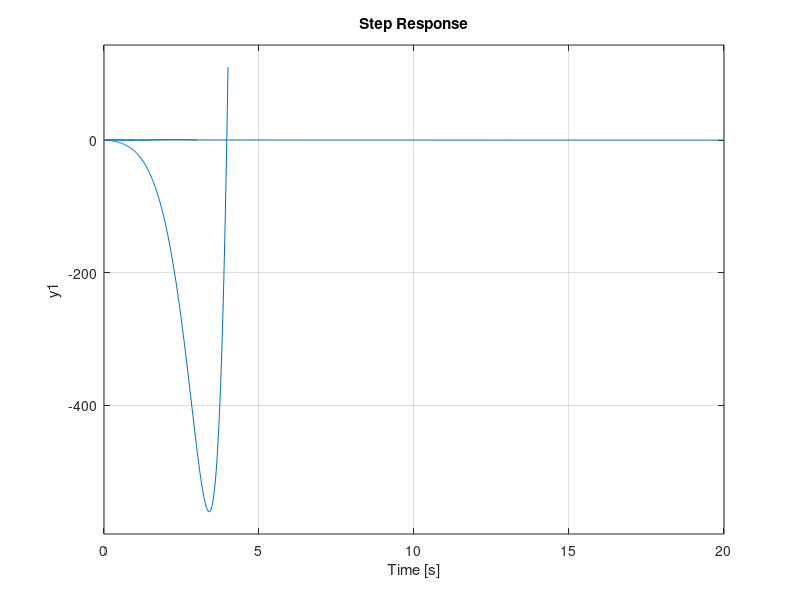
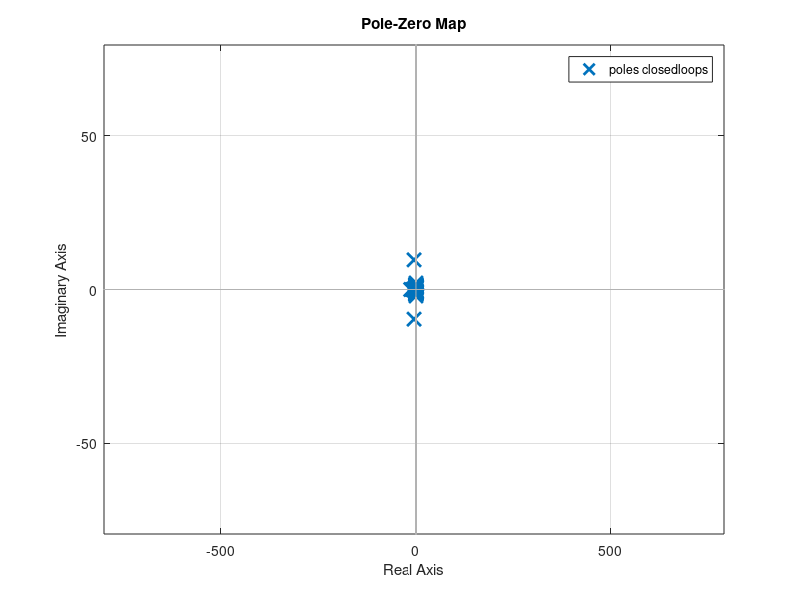

Recreate these plots in MATLAB, in order.
% Part-A

clc
clear all
loop11= tf([20], [1 10 0]);
loop12 = tf([1 2.2], [1 0]);
A = feedback(loop11, loop12);
k2=[-3; -0.78; 5];
for i=1:length(k2)
    k2tf=tf(k2(i),1);
    innerloop2=series(k2tf,A);
    closedloops=feedback(innerloop2,1)
    figure(1)
    step(closedloops)
    hold on
    figure(2)
    pzmap(closedloops)
    hold on
end


% Part-B


clc
clear all
close all
k2=[0:0.5:10];
for i=1:length(k2)
    k2(i)
    loop1= tf([1], [1 5 (k2(i)-3) k2(i)])
    closedloops=feedback(loop1,1)
    %figure(1)
    %step(closedloops)
    %hold on
    figure(2)
    pzmap(closedloops)
    hold on
    %pause
end
